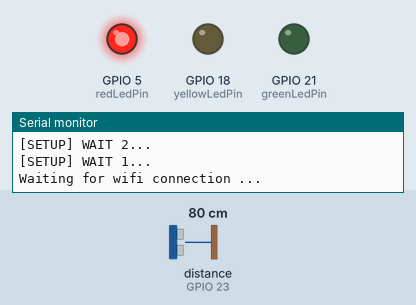
A sketch run on a simulated ESP32. Parts: output pins drawn as LEDs (lit = HIGH), the last lines printed to the serial monitor. Wiring (inferred from the names in the program): ultrasonic range finder: trigger GPIO 19; echo GPIO 23. The inputs (shaded band) are chosen by the test bench; at power-on: distance to the obstacle (sensor on GPIO 23) 80 cm. The echo pulse lasts 58.3 µs per cm; WiFi joins after 1.5 s; servers stay silent unless stated; uploads are accepted with an empty reply; pins used as bus, display or sensor lines are not drawn.

Above: at 3.2 s.
3.3 s: distance to the obstacle (sensor on GPIO 23) set to 19 cm
5.9 s: distance to the obstacle (sensor on GPIO 23) set to 14 cm
At 6.6 s:
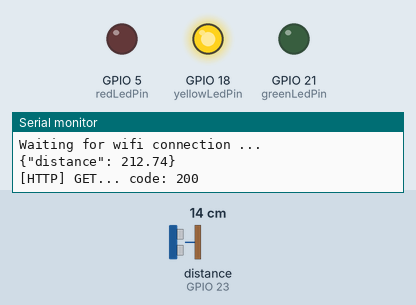
7.7 s: distance to the obstacle (sensor on GPIO 23) set to 11 cm
At 8.6 s:
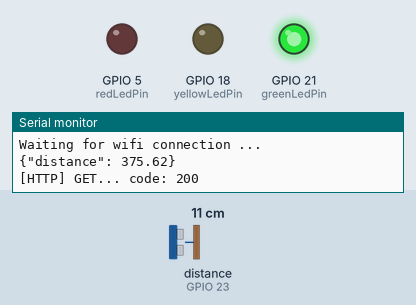
9.8 s: distance to the obstacle (sensor on GPIO 23) set to 9 cm
11.9 s: distance to the obstacle (sensor on GPIO 23) set to 6 cm
At 12.7 s:
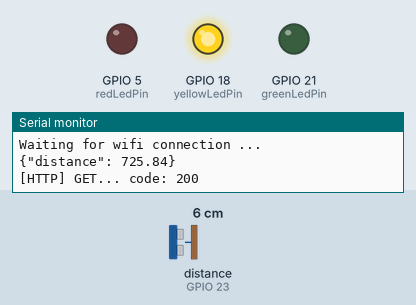
13.7 s: distance to the obstacle (sensor on GPIO 23) set to 2 cm
At 14.6 s:
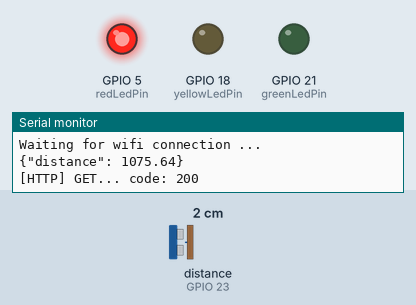
Timing chart, 0 to 16.7 s (numbered marks = the images above; inputs shaded):
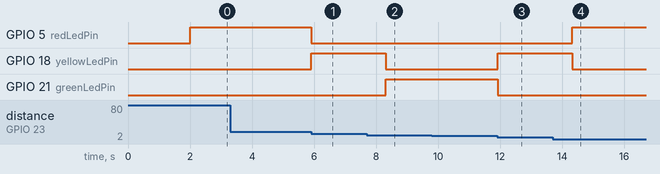

Measured:
- the behaviour switches between 17 and 16 cm on distance to the obstacle (sensor on GPIO 23) (found by bisection; images 0 and 1)
- the behaviour switches between 13 and 12 cm on distance to the obstacle (sensor on GPIO 23) (found by bisection; images 1 and 2)
- the behaviour switches between 8 and 7 cm on distance to the obstacle (sensor on GPIO 23) (found by bisection; images 2 and 3)
- after the input at 5.9 s, GPIO 5 (redLedPin): HIGH → LOW at once; GPIO 18 (yellowLedPin): LOW → HIGH at once
- after the input at 7.7 s, GPIO 18 (yellowLedPin): HIGH → LOW after 0.62 s; GPIO 21 (greenLedPin): LOW → HIGH after 0.62 s
- after the input at 11.9 s, GPIO 18 (yellowLedPin): LOW → HIGH at once; GPIO 21 (greenLedPin): HIGH → LOW at once
- after the input at 13.7 s, GPIO 5 (redLedPin): LOW → HIGH after 0.62 s; GPIO 18 (yellowLedPin): HIGH → LOW after 0.62 s

The sketch:

main.ino
```cpp
/*
 * ---- References ----
 * https://github.com/espressif/arduino-esp32/tree/master/libraries/HTTPClient/examples/ReuseConnection
 * https://raw.githubusercontent.com/RuiSantosdotme/Random-Nerd-Tutorials/master/Projects/ESP32/ESP32_HC_SR04.ino
 * https://www.robocore.net/placa-robocore/vespa
*/

#include <Arduino.h>

/* --- Wifi & HTTP Client --- */
#include <WiFi.h>
#include <WiFiMulti.h>
#include <HTTPClient.h>

#define STASSID "Machado"
#define STAPSK "senha132"
#define HOST "192.168.100.12"
#define PORT 3000

WiFiMulti wifiMulti;

HTTPClient http;

/* --- HC-SR04 --- */
const int trigPin = 19;
const int echoPin = 23;

//define sound speed in cm/uS
#define SOUND_SPEED 0.034

/* --- LEDS --- */
const int redLedPin = 5;
const int yellowLedPin = 18;
const int greenLedPin = 21;

// Coeficientes para cálculo do volume (polinômio de segundo grau)
const double A = 1.99;
const double B = -104.11;
const double C = 1274.84;

// Calculates the volume based on the height (distance) using the trend equation
double calculateVolume(double height) {
  double volume = A * height * height + B * height + C;
  if (volume < 0) {
    volume = 0; // Ensure volume is not negative
  }
  return volume;
}

// Returns the distance read in cm
double readSR() {
  // Clears the trigPin
  digitalWrite(trigPin, LOW);
  delayMicroseconds(2);
  // Sets the trigPin on HIGH state for 10 micro seconds
  digitalWrite(trigPin, HIGH);
  delayMicroseconds(10);
  digitalWrite(trigPin, LOW);
  // Reads the echoPin, returns the sound wave travel time in microseconds
  unsigned long duration = pulseIn(echoPin, HIGH);

  // Calculates and returns the distance
  return (double)duration * SOUND_SPEED / 2.0;
}

void setup() {

  Serial.begin(9600);

  Serial.println();
  Serial.println();
  Serial.println();

  for (uint8_t t = 4; t > 0; t--) {
    Serial.printf("[SETUP] WAIT %d...\n", t);
    Serial.flush();
    delay(500);
  }

  pinMode(trigPin, OUTPUT);  // Sets the trigPin as an Output
  pinMode(echoPin, INPUT);   // Sets the echoPin as an Input

  pinMode(redLedPin, OUTPUT);
  pinMode(yellowLedPin, OUTPUT);
  pinMode(greenLedPin, OUTPUT);

  digitalWrite(redLedPin, LOW);     // turn off the red LED
  digitalWrite(yellowLedPin, LOW);  // turn off the yellow LED
  digitalWrite(greenLedPin, LOW);   // turn off the green LED

  wifiMulti.addAP(STASSID, STAPSK);

  // allow reuse (if server supports it)
  http.setReuse(true);
}

void loop() {

  double distance = readSR();  // Get distance in cm from the HC-SR04
  double volume = calculateVolume(distance);
  // 0 <= D < 10, red
  // 10 <= D < 30, yellow
  // 30 <= D, green

  if (volume >= 800.0 || volume <= 100.0) {
    digitalWrite(redLedPin, HIGH);

    digitalWrite(greenLedPin, LOW);
    digitalWrite(yellowLedPin, LOW);
  } else if (volume >= 600.0 || volume <= 300.0) {
    digitalWrite(yellowLedPin, HIGH);

    digitalWrite(greenLedPin, LOW);
    digitalWrite(redLedPin, LOW);
  } else {
    digitalWrite(greenLedPin, HIGH);

    digitalWrite(yellowLedPin, LOW);
    digitalWrite(redLedPin, LOW);
  }

  Serial.println("Waiting for wifi connection ...");
  // wait for WiFi connection
  if (wifiMulti.run() == WL_CONNECTED) {

    String jsonData = "{\"distance\": " + String(volume) + "}";  // Create JSON with distance
    Serial.println(jsonData);

    // http.begin() declaration: bool begin(String host, uint16_t port, String uri = "/");
    String uri = "/add-measurement";
    http.begin(HOST, PORT, uri);
    http.addHeader("Content-Type", "application/json");

    int httpCode = http.POST(jsonData);

    if (httpCode > 0) {
      Serial.printf("[HTTP] GET... code: %d\n", httpCode);

      // file found at server
      if (httpCode == HTTP_CODE_OK) {
        // http.writeToStream(&Serial); // Using stream
        String payload = http.getString();
        Serial.println(payload);
      }
    } else {
      Serial.printf("[HTTP] GET... failed, error: %s\n", http.errorToString(httpCode).c_str());
    }

    http.end();
  }

  delay(1000);
}
```
